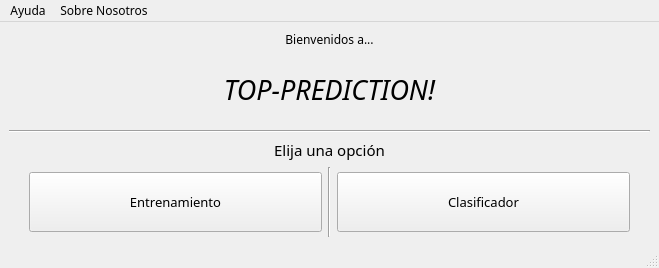
<?xml version="1.0" encoding="UTF-8"?>
<ui version="4.0">
 <class>MainWindow</class>
 <widget class="QMainWindow" name="MainWindow">
  <property name="geometry">
   <rect>
    <x>0</x>
    <y>0</y>
    <width>659</width>
    <height>250</height>
   </rect>
  </property>
  <property name="font">
   <font>
    <family>Questrial</family>
   </font>
  </property>
  <property name="windowTitle">
   <string>MainWindow</string>
  </property>
  <widget class="QWidget" name="centralwidget">
   <layout class="QVBoxLayout" name="verticalLayout">
    <item>
     <widget class="QLabel" name="label_2">
      <property name="font">
       <font>
        <pointsize>9</pointsize>
       </font>
      </property>
      <property name="text">
       <string>Bienvenidos a...</string>
      </property>
      <property name="alignment">
       <set>Qt::AlignCenter</set>
      </property>
     </widget>
    </item>
    <item>
     <widget class="QLabel" name="label_3">
      <property name="sizePolicy">
       <sizepolicy hsizetype="Preferred" vsizetype="Fixed">
        <horstretch>0</horstretch>
        <verstretch>0</verstretch>
       </sizepolicy>
      </property>
      <property name="minimumSize">
       <size>
        <width>0</width>
        <height>70</height>
       </size>
      </property>
      <property name="font">
       <font>
        <pointsize>20</pointsize>
        <weight>50</weight>
        <italic>true</italic>
        <bold>false</bold>
       </font>
      </property>
      <property name="text">
       <string>TOP-PREDICTION!</string>
      </property>
      <property name="alignment">
       <set>Qt::AlignCenter</set>
      </property>
     </widget>
    </item>
    <item>
     <widget class="Line" name="line_2">
      <property name="orientation">
       <enum>Qt::Horizontal</enum>
      </property>
     </widget>
    </item>
    <item>
     <widget class="QLabel" name="label">
      <property name="sizePolicy">
       <sizepolicy hsizetype="Preferred" vsizetype="Preferred">
        <horstretch>0</horstretch>
        <verstretch>0</verstretch>
       </sizepolicy>
      </property>
      <property name="font">
       <font>
        <family>Questrial</family>
        <pointsize>11</pointsize>
       </font>
      </property>
      <property name="text">
       <string>Elija una opción</string>
      </property>
      <property name="alignment">
       <set>Qt::AlignCenter</set>
      </property>
     </widget>
    </item>
    <item>
     <layout class="QHBoxLayout" name="horizontalLayout">
      <property name="leftMargin">
       <number>20</number>
      </property>
      <property name="rightMargin">
       <number>20</number>
      </property>
      <item>
       <widget class="QPushButton" name="boton_entrenamiento">
        <property name="sizePolicy">
         <sizepolicy hsizetype="Preferred" vsizetype="Fixed">
          <horstretch>0</horstretch>
          <verstretch>0</verstretch>
         </sizepolicy>
        </property>
        <property name="minimumSize">
         <size>
          <width>0</width>
          <height>60</height>
         </size>
        </property>
        <property name="font">
         <font>
          <family>Questrial</family>
          <pointsize>10</pointsize>
         </font>
        </property>
        <property name="text">
         <string>Entrenamiento</string>
        </property>
       </widget>
      </item>
      <item>
       <widget class="Line" name="line">
        <property name="sizePolicy">
         <sizepolicy hsizetype="Fixed" vsizetype="Fixed">
          <horstretch>0</horstretch>
          <verstretch>0</verstretch>
         </sizepolicy>
        </property>
        <property name="minimumSize">
         <size>
          <width>0</width>
          <height>70</height>
         </size>
        </property>
        <property name="orientation">
         <enum>Qt::Vertical</enum>
        </property>
       </widget>
      </item>
      <item>
       <widget class="QPushButton" name="boton_clasificador">
        <property name="minimumSize">
         <size>
          <width>0</width>
          <height>60</height>
         </size>
        </property>
        <property name="font">
         <font>
          <family>Questrial</family>
          <pointsize>10</pointsize>
         </font>
        </property>
        <property name="text">
         <string>Clasificador</string>
        </property>
       </widget>
      </item>
     </layout>
    </item>
   </layout>
  </widget>
  <widget class="QStatusBar" name="statusbar">
   <property name="font">
    <font>
     <family>Questrial</family>
    </font>
   </property>
  </widget>
  <widget class="QMenuBar" name="menubar">
   <property name="geometry">
    <rect>
     <x>0</x>
     <y>0</y>
     <width>659</width>
     <height>21</height>
    </rect>
   </property>
   <widget class="QMenu" name="menu_Ayuda">
    <property name="font">
     <font>
      <family>Questrial</family>
     </font>
    </property>
    <property name="title">
     <string>Ayuda</string>
    </property>
   </widget>
   <widget class="QMenu" name="menu_SobreNosotros">
    <property name="font">
     <font>
      <family>Questrial</family>
     </font>
    </property>
    <property name="title">
     <string>Sobre Nosotros</string>
    </property>
   </widget>
   <addaction name="menu_Ayuda"/>
   <addaction name="menu_SobreNosotros"/>
  </widget>
 </widget>
 <resources/>
 <connections/>
</ui>
